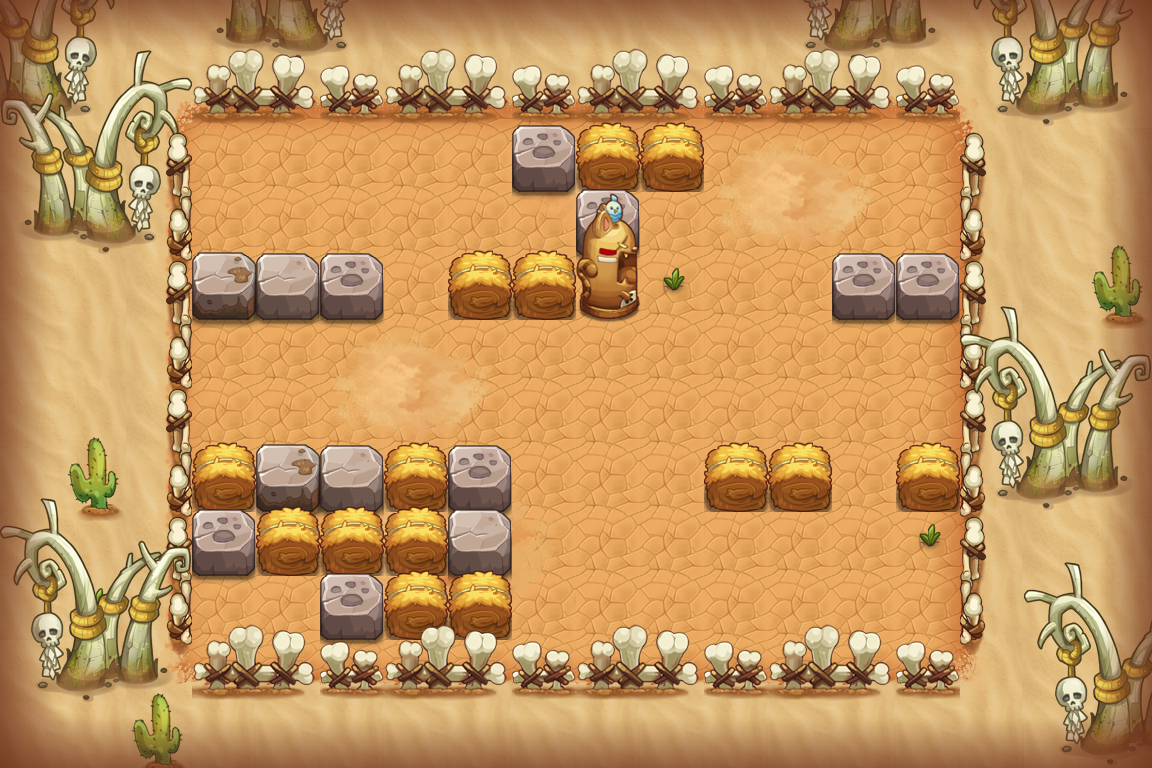

A 2D game scene composited from a Tiled map and its tileset images. What follows is a short description and the map's XML, with each tile layer's data collapsed to a summary:
An orthogonal 18x12 tile map with 64x64 px tiles, 15 tile layers (PASS, 块层 2, 块层 14, 块层 4, ...) and 11 objects (6x TRAP, 3x hyg3, PLAYER, BOMB).

<map version="1.0" orientation="orthogonal" width="18" height="12" tilewidth="64" tileheight="64">
 <properties>
  <property name="DESTRY1" value="255" />
  <property name="DESTRY2" value="314" />
  <property name="DESTRY3" value="144" />
  <property name="DESTRY4" value="173" />
  <property name="DESTRY_COUNT" value="4" />
  <property name="EXP" value="320" />
  <property name="ITEM" value="D007" />
  <property name="MONEY" value="480" />
 </properties>
 <tileset firstgid="1" name="hmpy" tilewidth="64" tileheight="64">
  <image source="hmpy-hd.png" width="1000" height="2048" />
 </tileset>
 <layer name="PASS" width="18" height="12">
  <data>[216 cells, 150 non-empty, 10 distinct tile ids]</data>
 </layer>
 <layer name="块层 2" width="18" height="12">
  <data>[216 cells, 147 non-empty, 32 distinct tile ids]</data>
 </layer>
 <layer name="块层 14" width="18" height="12">
  <data>[216 cells, 64 non-empty, 35 distinct tile ids]</data>
 </layer>
 <layer name="块层 4" width="18" height="12">
  <data>[216 cells, 33 non-empty, 18 distinct tile ids]</data>
 </layer>
 <layer name="块层 3" width="18" height="12">
  <data>[216 cells, 57 non-empty, 9 distinct tile ids]</data>
 </layer>
 <layer name="块层 5" width="18" height="12">
  <data>[216 cells, 29 non-empty, 7 distinct tile ids]</data>
 </layer>
 <layer name="块层 15" width="18" height="12">
  <data>[216 cells, 25 non-empty, 12 distinct tile ids]</data>
 </layer>
 <layer name="块层 13" width="18" height="12">
  <data>[216 cells, 104 non-empty, 6 distinct tile ids]</data>
 </layer>
 <layer name="SHELTER 9" width="18" height="12">
  <data>[216 cells, 12 non-empty, 3 distinct tile ids]</data>
 </layer>
 <layer name="SHELTER 8" width="18" height="12">
  <data>[216 cells, 3 non-empty, 2 distinct tile ids]</data>
 </layer>
 <layer name="SHELTER 7" width="18" height="12">
  <data>[216 cells, 5 non-empty, 3 distinct tile ids]</data>
 </layer>
 <layer name="SHELTER 6" width="18" height="12">
  <data>[216 cells, 8 non-empty, 4 distinct tile ids]</data>
 </layer>
 <layer name="SHELTER 3" width="18" height="12">
  <data>[216 cells, 8 non-empty, 5 distinct tile ids]</data>
 </layer>
 <layer name="SHELTER 2" width="18" height="12">
  <data>[216 cells, 1 non-empty, 1 distinct tile ids]</data>
 </layer>
 <layer name="SHELTER 1" width="18" height="12">
  <data>[216 cells, 3 non-empty, 2 distinct tile ids]</data>
 </layer>
 <objectgroup name="对象层 1" width="36" height="24">
  <object name="PLAYER" type="PLAYER" x="192" y="128" width="64" height="64" />
  <object name="fire1" type="TRAP" x="576" y="256" width="256" height="64">
   <properties>
    <property name="trap_id" value="1" />
    <property name="trap_particle" value="trap_fire_right_4.plist" />
    <property name="trap_state" value="open" />
   </properties>
  </object>
  <object name="tnt1" type="BOMB" x="256" y="576" width="64" height="64">
   <properties>
    <property name="bomb_ani" value="tnt_bomb.bomb" />
    <property name="bomb_damage" value="9999" />
    <property name="bomb_power" value="1" />
   </properties>
  </object>
  <object name="senser1" type="TRAP" x="832" y="448" width="64" height="64">
   <properties>
    <property name="trap_floor" value="true" />
    <property name="trap_script" value="trap_onTNTSenser(&quot;tnt1&quot;);" />
    <property name="trap_start_mode" value="0" />
   </properties>
  </object>
  <object name="hyg3" x="192" y="576" width="64" height="64">
   <properties>
    <property name="lua_ai" value="monster_hyg_ai" />
    <property name="quality" value="hyg3.quality" />
   </properties>
  </object>
  <object name="hyg3" x="896" y="512" width="64" height="64">
   <properties>
    <property name="lua_ai" value="monster_hyg_ai" />
    <property name="quality" value="hyg3.quality" />
   </properties>
  </object>
  <object name="zi_dan_right1" type="TRAP" x="192" y="320" width="64" height="64">
   <properties>
    <property name="trap_ani" value="fire_cat_right.actor" />
    <property name="trap_delay" value="2" />
    <property name="trap_id" value="0" />
    <property name="trap_script" value="trap(&quot;zi_dan_right1&quot;):setAtkPower(target(&quot;PLAYER&quot;):getHP()*0.1);trap(&quot;zi_dan_right1&quot;):turnRight(); trap(&quot;zi_dan_right1&quot;):getAI():getActions():addObject( AIUseSkill:create(   SkillLua:create(&quot;skill_0001&quot;)  )  );" />
    <property name="trap_start_mode" value="2" />
    <property name="trap_state" value="open" />
   </properties>
  </object>
  <object name="zi_dan_down1" type="TRAP" x="576" y="320" width="64" height="64">
   <properties>
    <property name="trap_ani" value="fire_cat_down.actor" />
    <property name="trap_delay" value="2" />
    <property name="trap_id" value="0" />
    <property name="trap_script" value="trap(&quot;zi_dan_down1&quot;):setAtkPower(target(&quot;PLAYER&quot;):getHP()*0.1);trap(&quot;zi_dan_down1&quot;):turnDown(); trap(&quot;zi_dan_down1&quot;):getAI():getActions():addObject( AIUseSkill:create(   SkillLua:create(&quot;skill_0001&quot;)  )  );" />
    <property name="trap_start_mode" value="2" />
    <property name="trap_state" value="open" />
   </properties>
  </object>
  <object name="fire_control1" type="TRAP" x="896" y="576" width="64" height="64">
   <properties>
    <property name="trap_ani" value="switch.actor" />
    <property name="trap_floor" value="true" />
    <property name="trap_id" value="0" />
    <property name="trap_script" value="trap(&quot;fire_control1&quot;):setOpened( false ); trap(&quot;fire1&quot;):setVisit( false );" />
    <property name="trap_sound_id" value="2" />
    <property name="trap_start_mode" value="0" />
    <property name="trap_state" value="open" />
   </properties>
  </object>
  <object name="hyg3" x="768" y="192" width="64" height="64">
   <properties>
    <property name="lua_ai" value="monster_hyg_ai" />
    <property name="quality" value="hyg3.quality" />
   </properties>
  </object>
  <object name="triger1" type="TRAP" x="832" y="448" width="64" height="64">
   <properties>
    <property name="trap_ani" value="tnt_triger.actor" />
    <property name="trap_floor" value="true" />
    <property name="trap_script" value="trap_onTNTBombTrap(&quot;triger1&quot;,&quot;tnt1&quot;);" />
    <property name="trap_sound_id" value="3" />
    <property name="trap_start_mode" value="3" />
    <property name="trap_state" value="open" />
   </properties>
  </object>
 </objectgroup>
</map>
